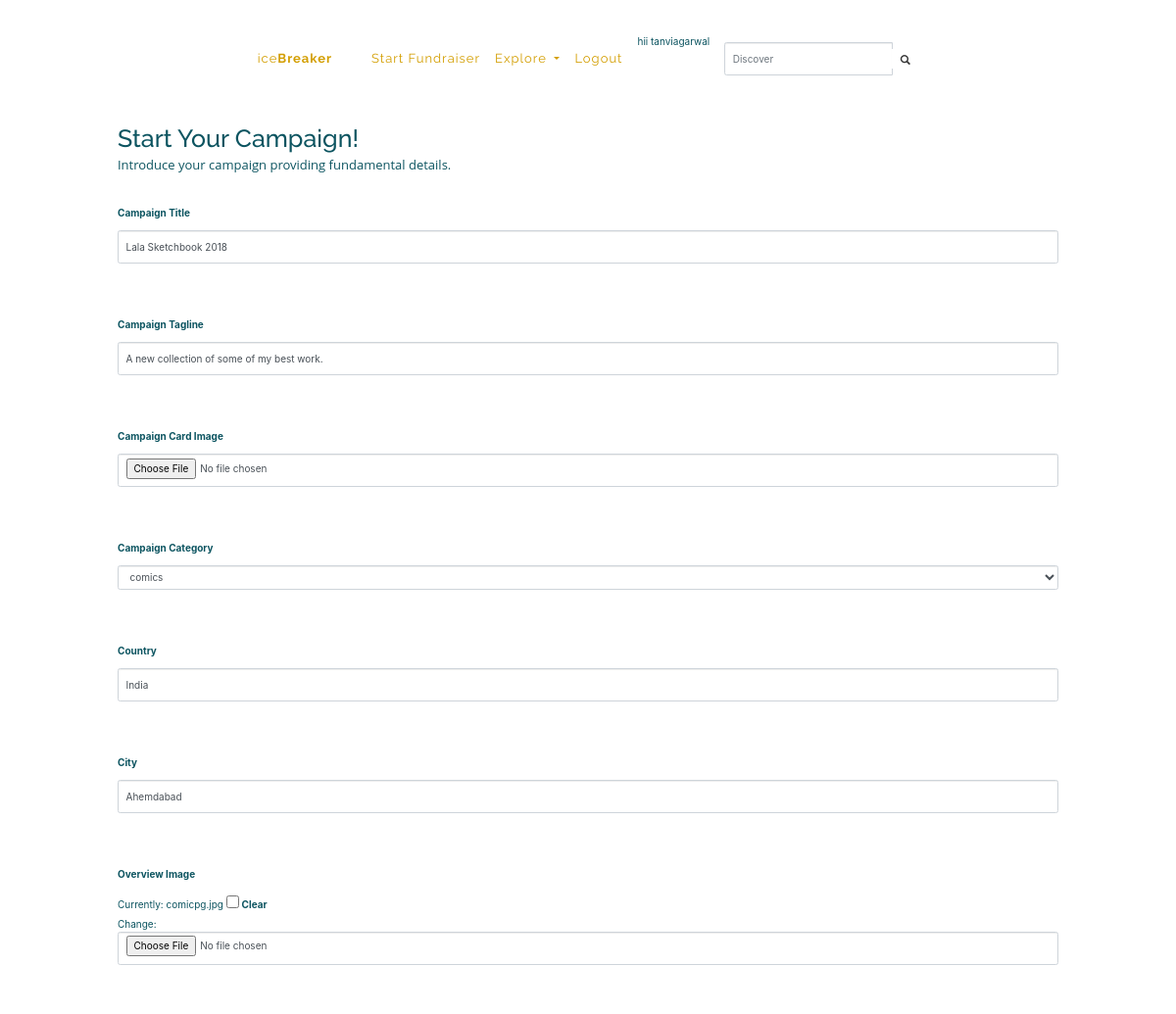
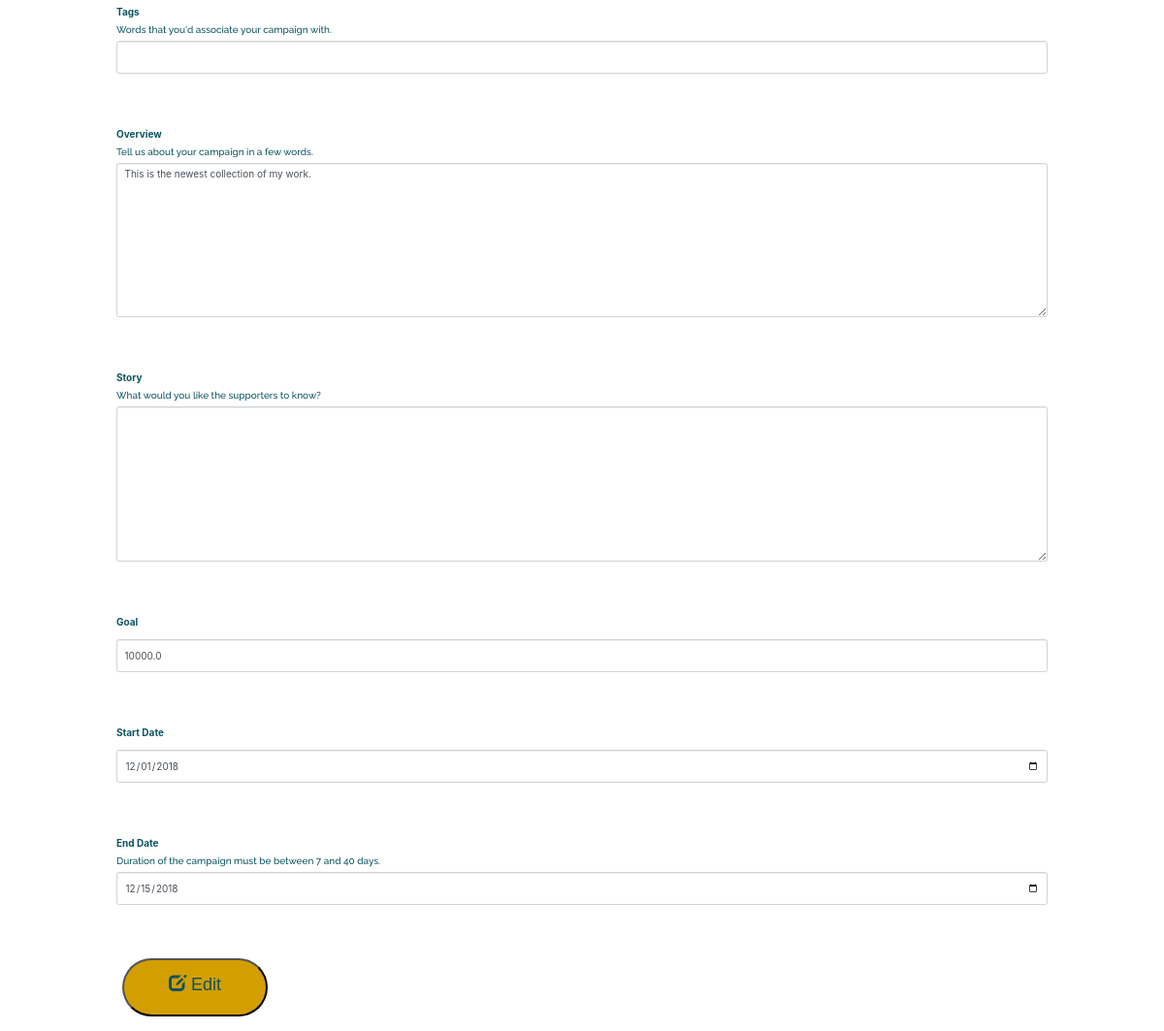
/startfundraiser/edit/1 (signed in), run on the app's committed database (2 pictures, top to bottom).
### startFundraiser/models.py (models this page shows, shortened)
class Campaign(models.Model):
    user = models.ForeignKey(User, on_delete=models.CASCADE)
    campaign_Title = models.CharField(max_length=200)
    campaign_Tagline = models.CharField(max_length=200)
    campaign_Card_Image = models.ImageField(blank=True, null=True)
    campaign_Category = models.CharField(
        max_length=20,
        choices=choose_from_categories,
    )
    country = models.CharField(max_length=50, default='India')
    city = models.CharField(max_length=50)
    image = models.ImageField(upload_to="media", blank=True)
    tags = models.CharField(max_length=200, blank=True, null=True)
    overview = models.TextField(max_length=500)
    story = models.TextField(max_length=500, blank=True, null=True)
    goal = models.FloatField()
    start_Date = models.DateField()
    end_Date = models.DateField()
    pledged = models.FloatField(default=0.0)
    people_pledged = models.IntegerField(default=0)
    likes = models.ManyToManyField(User, related_name='likes',blank=True)

### startFundraiser/views.py (the view)
# urls.py: path('edit/<int:pk>', views.campaign_edit, name='campaign_edit'),
@login_required(login_url="http://127.0.0.1:8000/register/login/")
def campaign_edit(request, pk, template_name='startFundraiser/campaign-editform.html'):
    campaign = get_object_or_404(Campaign, pk=pk)
    form = CampaignForm(request.POST or None, instance=campaign)
    if form.is_valid() and request.user == campaign.user:
        form.save()
        return redirect('startFundraiser:campaign_detail', campaign_id=pk)
    return render(request, template_name, {'form': form})

### startFundraiser/forms.py
class CampaignForm(forms.ModelForm):
    class Meta:
        model = Campaign
        exclude = ['user', 'pledged', 'people_pledged','likes']
        widgets = {
            'start_Date': DateInput(),
            'end_Date': DateInput(),
            'campaign_Title': forms.TextInput(attrs={'required': True, 'placeholder': 'Title'}),
            'campaign_': forms.TextInput(attrs={'required': True}),
            'overview': forms.Textarea(attrs={'cols': 10, 'rows': 10})
        }
        labels = {
            'image': _('Overview Image'),
        }
        help_texts = {
            'overview': _('Tell us about your campaign in a few words.'),
            'story': _('What would you like the supporters to know? '),
            'tags': _('Words that you\'d associate your campaign with.'),
            'end_Date': _('Duration of the campaign must be between 7 and 40 days.')
        }
        error_messages = {
            'campaign_Tagline': {
                'max_length': _("This title is too long."),
            },
        }

### startFundraiser/templates/startFundraiser/campaign-editform.html (shortened to what this page needs)
{% extends 'startFundraiser/base.html' %}
{% load widget_tweaks %}
{% block content %}
<h1 style="width:80%;margin:auto;">Start Your Campaign!</h1>
<p style="width:80%;margin:auto;">Introduce your campaign providing fundamental details.</p><br><br>
  <form method="post" enctype="multipart/form-data" action="#">
    <div style="width:80%;margin:auto;">
    {% for field in form %}
      <div class="form-group">
        <label for="{{ field.id_for_label }}">{{ field.label }}</label><br>
        <h6>{{ field.help_text }} </h6>
        {% render_field field|add_class:'form-control custom-class' placeholder=field.placeholder %}
      </div>
      <br><br><br>
    {% endfor %}
    </div>
    <div class="form-group"style="width:80%;margin:auto;">
      <button type="submit" class="btn-general" style="align-content: center; background-color: #d39e00; font-family: sans-serif">
        <span class="glyphicon glyphicon-edit"></span> Edit
      </button><br><br>
    </div>
  </form>
{% endblock %}

### startFundraiser/templates/startFundraiser/base.html (shortened to what this page needs)
{% load staticfiles %}
<!DOCTYPE html>
<html lang="en">
    <head>
        <link rel="stylesheet" href="https://maxcdn.bootstrapcdn.com/bootstrap/3.3.6/css/bootstrap.min.css">
        <link rel="stylesheet" href="https://maxcdn.bootstrapcdn.com/bootstrap/4.0.0/css/bootstrap.min.css">
        <link rel="stylesheet" href="{% static 'startFundraiser/style.css' %}">
        <link rel="stylesheet" href="https://use.fontawesome.com/releases/v5.5.0/css/all.css">
    </head>
    <body>
<header>
    <nav class="navbar navbar-fixed-top">
        <div class="container-fluid">
            <div class="site-nav-wrapper">
                <div class="navbar-header">
                    <form class="navbar-form navbar-right" action="{% url 'startFundraiser:index' %}" name="q" id="q">
                        <div class="input-group">
                            <input type="text" class="form-control" placeholder="Discover" name="q" id="q">
                            <div class="input-group-btn">
                                <button class="btn btn-default" type="Submit"><i class="glyphicon glyphicon-search" style="float: right"></i></button>
                            </div>
                        </div>
                    </form>
                    <ul class="nav navbar-nav pull-right" id="links">
                        <li class="nav-item" id="links"><a class="navbar-brand" href="{% url 'startFundraiser:home' %}" >ice<strong>Breaker</strong></a></li>
                        <li class="nav-item" id="links"><a href="{% url 'startFundraiser:start_campaign' %}">Start Fundraiser</a></li>
                        <li class="nav-item dropdown" id="links">
                            <a class="nav-link dropdown-toggle" href="{% url 'startFundraiser:campaigns' %}" id="navbarDropdown" role="button" data-toggle="dropdown" aria-haspopup="true" aria-expanded="false">
                            Explore
                            </a>
                        </li>
                        {% if user.is_authenticated %}
                        <li class="nav-item" id="links"><a href="{% url 'register:user_logout' %}">Logout</a></li>
                        hii {{ request.user }}
                        {% else %}
                        <li class="nav-item" id="links"><a href="{% url 'register:user_register' %}">SignUp</a></li>
                        <li class="nav-item" id="links"><a href="{% url 'register:user_login' %}">Login</a></li>
                        {% endif%}
                    </ul>
                </div>
            </div>
        </div>
    </nav>
</header>
    {% block content %}{% endblock %}
    </body>
</html>

### startFundraiser/static/startFundraiser/style.css (style rules this page uses)
html, body { height: 100%; }
body { color: #0c5460; }
h1, h2, h3, h4, h5, h6 { font-family: "Raleway", sans-serif; }
p { font-family: "Open Sans", sans-serif; font-size: 13px; font-weight: 400; line-height: 24px; }
.btn-general { font-family: 'sans-serif', Raleway; border-radius: 30px; font-size: 18px; margin: 0 6px; padding: 12px 46px 17px 46px; -webkit-transition: all .4s; transition: all .4s; }
.navbar { padding: 35px 0 20px 0; }
.navbar-brand { color: #0c5460; font-family: 'Raleway', sans-serif; }
.site-nav-wrapper { padding: 0 50px 0 50px; }
ul.navbar-nav > li > a { font-family: 'Raleway', sans-serif; color: #d39e00; font-size: 13px; font-weight: 400; letter-spacing: 1px; }
a, li { color: #0c5460; text-decoration: None; }
#links { display: inline-block; }

### data on the page
Campaign: campaign_Title "Lala Sketchbook 2018" "A new collection of some of my best work." "comics" "India" "Ahemdabad" "This is the newest collection of my work." "10000.0" "12/01/2018" "12/15/2018"

### other printed values
{{ request.user }} "tanviagarwal"
{{ field.label }} "Campaign Title" "Campaign Tagline" "Campaign Card Image" "Campaign Category" "Country" "City" "Overview Image" "Tags" "Overview" "Story" "Goal" "Start Date" "End Date"
{{ field.help_text }} "Words that you'd associate your campaign with." "Tell us about your campaign in a few words." "What would you like the supporters to know?" "Duration of the campaign must be between 7 and 40 days."
